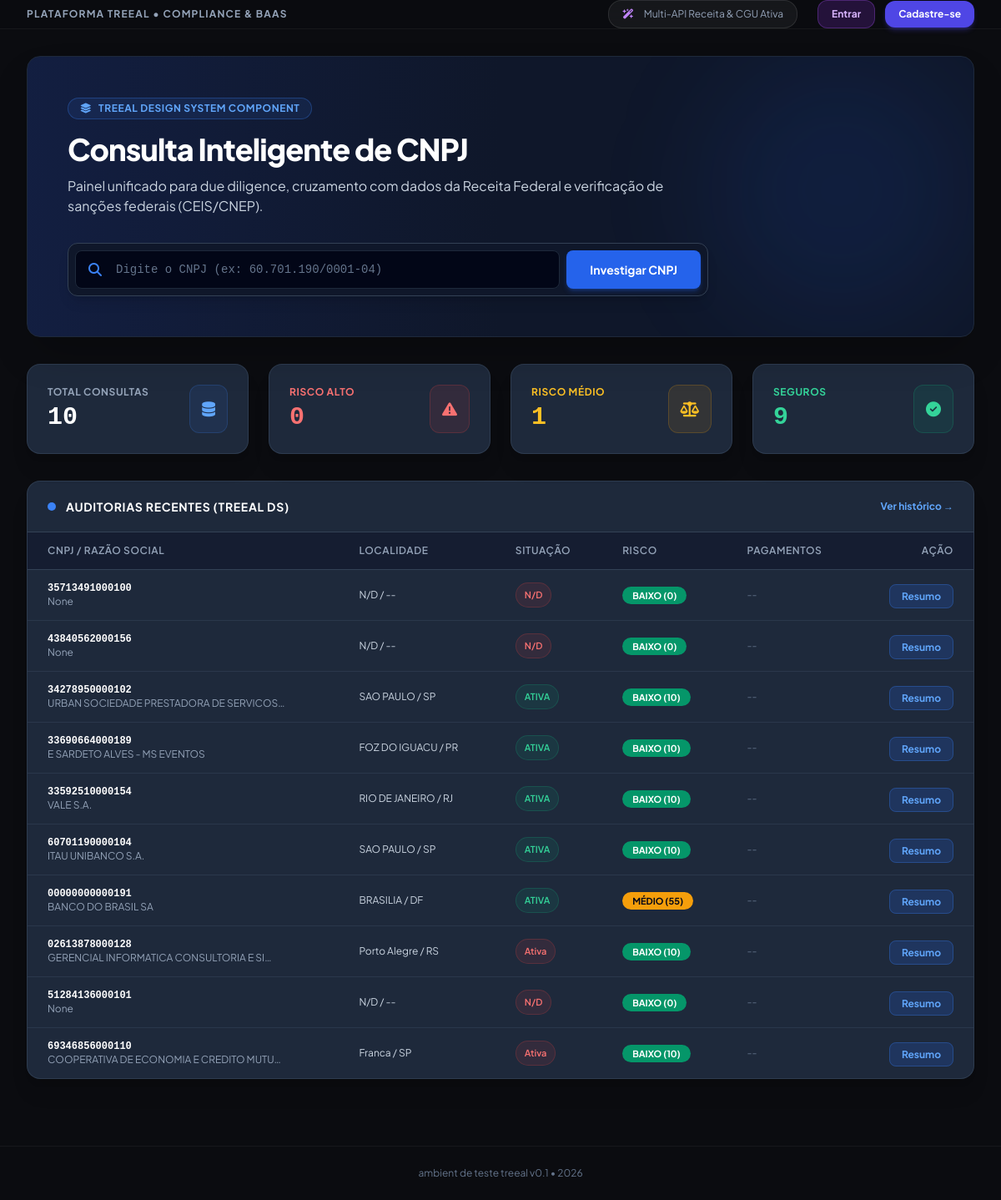
The page / on the database its author committed.
### corporate_intel/models.py (models this page shows, shortened)
class EmpresaConsulta(models.Model):
    cnpj = models.CharField(max_length=14, unique=True, db_index=True)
    razao_social = models.CharField(max_length=255, blank=True, null=True)
    nome_fantasia = models.CharField(max_length=255, blank=True, null=True)
    situacao = models.CharField(max_length=50, blank=True, null=True)
    data_abertura = models.CharField(max_length=20, blank=True, null=True)
    capital_social = models.DecimalField(max_digits=15, decimal_places=2, default=0.0)
    natureza_juridica = models.CharField(max_length=255, blank=True, null=True)
    atividade_principal = models.TextField(blank=True, null=True)
    logradouro = models.CharField(max_length=255, blank=True, null=True)
    numero = models.CharField(max_length=50, blank=True, null=True)
    bairro = models.CharField(max_length=100, blank=True, null=True)
    municipio = models.CharField(max_length=100, blank=True, null=True)
    uf = models.CharField(max_length=2, blank=True, null=True)
    cep = models.CharField(max_length=10, blank=True, null=True)
    email = models.EmailField(blank=True, null=True)
    telefone = models.CharField(max_length=50, blank=True, null=True)
    socios = models.JSONField(default=list, blank=True)
    metodos_pagamento = models.JSONField(default=list, blank=True)
    compliance_processos = models.JSONField(default=dict, blank=True)
    risk_score = models.IntegerField(default=0)  # 0 a 100
    risk_level = models.CharField(max_length=20, default='BAIXO') # BAIXO, MÉDIO, ALTO
    motivos_risco = models.TextField(blank=True, null=True)
    criado_em = models.DateTimeField(auto_now_add=True)
    atualizado_em = models.DateTimeField(auto_now=True)

### corporate_intel/views.py (the view)
# urls.py: path('', views.dashboard_view, name='dashboard'),
def dashboard_view(request):
    query = request.GET.get('q', '').strip()
    empresas = EmpresaConsulta.objects.all().order_by('-criado_em')
    if query:
        empresas = empresas.filter(models_q_cnpj_or_name(query))
    total_consultas = EmpresaConsulta.objects.count()
    risco_alto = EmpresaConsulta.objects.filter(risk_level='ALTO').count()
    risco_medio = EmpresaConsulta.objects.filter(risk_level='MÉDIO').count()
    risco_baixo = EmpresaConsulta.objects.filter(risk_level='BAIXO').count()
    context = {
        'empresas': empresas[:20],
        'total_consultas': total_consultas,
        'risco_alto': risco_alto,
        'risco_medio': risco_medio,
        'risco_baixo': risco_baixo,
        'query': query
    }
    return render(request, 'corporate_intel/dashboard.html', context)

### templates/corporate_intel/dashboard.html (shortened to what this page needs)
{% extends 'base.html' %}
{% block content %}
<div class="relative bg-gradient-to-r from-blue-900/40 via-slate-900 to-slate-900 border border-slate-800 rounded-2xl p-8 md:p-12 mb-8 shadow-2xl overflow-hidden">
    <div class="absolute right-0 top-0 w-80 h-80 bg-blue-600/10 rounded-full blur-3xl pointer-events-none"></div>
    <div class="max-w-3xl relative z-10">
        <div class="inline-flex items-center space-x-2 bg-blue-500/10 border border-blue-500/30 text-blue-400 px-3.5 py-1 rounded-full text-xs font-bold mb-4 uppercase tracking-wider">
            <i class="fa-solid fa-layer-group"></i>
            <span>Treeal Design System Component</span>
        </div>
        <h1 class="text-3xl md:text-4xl font-extrabold text-white tracking-tight mb-3">
            Consulta Inteligente de CNPJ
        </h1>
        <p class="text-slate-300 text-sm md:text-base mb-8 leading-relaxed">
            Painel unificado para due diligence, cruzamento com dados da Receita Federal e verificação de sanções federais (CEIS/CNEP).
        </p>
        <form action="{% url 'consultar_cnpj' %}" method="POST" class="bg-slate-900 border border-slate-700 p-2 rounded-xl shadow-lg flex flex-col sm:flex-row gap-2">
            <div class="relative flex-grow">
                <span class="absolute inset-y-0 left-0 flex items-center pl-4 text-blue-500">
                    <i class="fa-solid fa-magnifying-glass"></i>
                </span>
                <input type="text" name="cnpj" placeholder="Digite o CNPJ (ex: 60.701.190/0001-04)" required
                    class="w-full pl-12 pr-4 py-3 bg-slate-950 border border-slate-800 rounded-lg text-white placeholder-slate-500 focus:outline-none focus:border-blue-600 font-mono text-sm">
            </div>
            <button type="submit" class="bg-blue-600 hover:bg-blue-500 text-white px-7 py-3 rounded-lg font-bold text-sm transition flex items-center justify-center space-x-2 shadow-md shadow-blue-600/30">
                <span>Investigar CNPJ</span>
            </button>
        </form>
    </div>
</div>
<div class="grid grid-cols-1 sm:grid-cols-2 lg:grid-cols-4 gap-6 mb-8">
    <div class="bg-[#1e293b] border border-slate-700/80 rounded-2xl p-6 shadow-xl flex items-center justify-between">
        <div>
            <p class="text-xs uppercase tracking-wider text-slate-400 font-bold">Total Consultas</p>
            <h3 class="text-3xl font-extrabold text-white mt-1 font-mono">{{ total_consultas }}</h3>
        </div>
        <div class="bg-blue-500/10 text-blue-400 p-3.5 rounded-xl border border-blue-500/20 text-lg">
            <i class="fa-solid fa-database"></i>
        </div>
    </div>
    <div class="bg-[#1e293b] border border-slate-700/80 rounded-2xl p-6 shadow-xl flex items-center justify-between">
        <div>
            <p class="text-xs uppercase tracking-wider text-red-400 font-bold">Risco Alto</p>
            <h3 class="text-3xl font-extrabold text-red-400 mt-1 font-mono">{{ risco_alto }}</h3>
        </div>
        <div class="bg-red-500/10 text-red-400 p-3.5 rounded-xl border border-red-500/20 text-lg">
            <i class="fa-solid fa-triangle-exclamation"></i>
        </div>
    </div>
    <div class="bg-[#1e293b] border border-slate-700/80 rounded-2xl p-6 shadow-xl flex items-center justify-between">
        <div>
            <p class="text-xs uppercase tracking-wider text-amber-400 font-bold">Risco Médio</p>
            <h3 class="text-3xl font-extrabold text-amber-400 mt-1 font-mono">{{ risco_medio }}</h3>
        </div>
        <div class="bg-amber-500/10 text-amber-400 p-3.5 rounded-xl border border-amber-500/20 text-lg">
            <i class="fa-solid fa-scale-balanced"></i>
        </div>
    </div>
    <div class="bg-[#1e293b] border border-slate-700/80 rounded-2xl p-6 shadow-xl flex items-center justify-between">
        <div>
            <p class="text-xs uppercase tracking-wider text-emerald-400 font-bold">Seguros</p>
            <h3 class="text-3xl font-extrabold text-emerald-400 mt-1 font-mono">{{ risco_baixo }}</h3>
        </div>
        <div class="bg-emerald-500/10 text-emerald-400 p-3.5 rounded-xl border border-emerald-500/20 text-lg">
            <i class="fa-solid fa-circle-check"></i>
        </div>
    </div>
</div>
<div class="bg-[#1e293b] border border-slate-700/80 rounded-2xl shadow-xl overflow-hidden mb-12">
    <div class="px-6 py-5 border-b border-slate-700 flex justify-between items-center bg-slate-850">
        <div class="flex items-center space-x-3">
            <div class="w-2.5 h-2.5 rounded-full bg-blue-500 animate-pulse"></div>
            <h3 class="font-bold text-sm text-white uppercase tracking-wider">Auditorias Recentes (Treeal DS)</h3>
        </div>
        <a href="{% url 'historico' %}" class="text-xs text-blue-400 hover:text-blue-300 font-bold transition">Ver histórico &rarr;</a>
    </div>
    <div class="overflow-x-auto">
        <table class="w-full text-left border-collapse">
            <thead>
                <tr class="bg-slate-900/60 text-slate-400 text-xs uppercase tracking-wider border-b border-slate-700">
                    <th class="py-3.5 px-6 font-semibold">CNPJ / Razão Social</th>
                    <th class="py-3.5 px-6 font-semibold">Localidade</th>
                    <th class="py-3.5 px-6 font-semibold">Situação</th>
                    <th class="py-3.5 px-6 font-semibold">Risco</th>
                    <th class="py-3.5 px-6 font-semibold">Pagamentos</th>
                    <th class="py-3.5 px-6 font-semibold text-right">Ação</th>
                </tr>
            </thead>
            <tbody class="divide-y divide-slate-700/60 text-sm">
                {% for emp in empresas %}
                <tr class="hover:bg-slate-750/50 transition">
                    <td class="py-3.5 px-6">
                        <span class="font-mono font-bold text-white block text-xs">{{ emp.cnpj }}</span>
                        <span class="text-xs text-slate-400 block">{{ emp.razao_social|truncatechars:40 }}</span>
                    </td>
                    <td class="py-3.5 px-6 text-slate-300 text-xs">
                        {{ emp.municipio|default:"N/D" }} / {{ emp.uf|default:"--" }}
                    </td>
                    <td class="py-3.5 px-6">
                        <span class="px-2.5 py-1 text-[11px] rounded-full font-semibold inline-flex items-center space-x-1 {% if emp.situacao == 'ATIVA' %}bg-emerald-500/10 text-emerald-400 border border-emerald-500/20{% else %}bg-red-500/10 text-red-400 border border-red-500/20{% endif %}">
                            <span>{{ emp.situacao|default:"N/D" }}</span>
                        </span>
                    </td>
                    <td class="py-3.5 px-6">
                        <span class="px-3 py-1 text-[11px] rounded-full font-bold {% if emp.risk_level == 'ALTO' %}bg-red-600 text-white{% elif emp.risk_level == 'MÉDIO' %}bg-amber-500 text-slate-950{% else %}bg-emerald-600 text-white{% endif %}">
                            {{ emp.risk_level }} ({{ emp.risk_score }})
                        </span>
                    </td>
                    <td class="py-3.5 px-6">
                        <div class="flex flex-wrap gap-1">
                            {% for gw in emp.metodos_pagamento %}
                            <span class="bg-slate-900 border border-slate-700 text-[10px] px-2 py-0.5 rounded text-blue-300">{{ gw }}</span>
                            {% empty %}
                            <span class="text-xs text-slate-500 italic">--</span>
                            {% endfor %}
                        </div>
                    </td>
                    <td class="py-3.5 px-6 text-right">
                        <a href="{% url 'detalhes_empresa' emp.pk %}" class="bg-blue-600/20 hover:bg-blue-600 text-blue-400 hover:text-white px-3.5 py-1.5 rounded-lg text-xs font-bold transition border border-blue-500/30">
                            Resumo
                        </a>
                    </td>
                </tr>
                {% empty %}
                <tr>
                    <td colspan="6" class="py-12 text-center text-slate-500 text-xs">
                        Nenhuma auditoria registrada.
                    </td>
                </tr>
                {% endfor %}
            </tbody>
        </table>
    </div>
</div>
{% endblock %}

### templates/base.html (style rules this page uses)
body { font-family: 'Plus Jakarta Sans', sans-serif; background-color: #0b0c10; color: #e2e8f0; }
.font-mono { font-family: 'JetBrains Mono', monospace; }

### rows shown on the page
EmpresaConsulta: cnpj "35713491000100", razao_social "None", municipio "N/D", uf "--", situacao "N/D", risk_level "BAIXO", risk_score "0"
EmpresaConsulta: cnpj "43840562000156", razao_social "None", municipio "N/D", uf "--", situacao "N/D", risk_level "BAIXO", risk_score "0"
EmpresaConsulta: cnpj "34278950000102", razao_social "URBAN SOCIEDADE PRESTADORA DE SERVICOS…", municipio "SAO PAULO", uf "SP", situacao "ATIVA", risk_level "BAIXO", risk_score "10"
EmpresaConsulta: cnpj "33690664000189", razao_social "E SARDETO ALVES - MS EVENTOS", municipio "FOZ DO IGUACU", uf "PR", situacao "ATIVA", risk_level "BAIXO", risk_score "10"
EmpresaConsulta: cnpj "33592510000154", razao_social "VALE S.A.", municipio "RIO DE JANEIRO", uf "RJ", situacao "ATIVA", risk_level "BAIXO", risk_score "10"
EmpresaConsulta: cnpj "60701190000104", razao_social "ITAU UNIBANCO S.A.", municipio "SAO PAULO", uf "SP", situacao "ATIVA", risk_level "BAIXO", risk_score "10"
EmpresaConsulta: cnpj "00000000000191", razao_social "BANCO DO BRASIL SA", municipio "BRASILIA", uf "DF", situacao "ATIVA", risk_level "MÉDIO", risk_score "55"
EmpresaConsulta: cnpj "02613878000128", razao_social "GERENCIAL INFORMATICA CONSULTORIA E SI…", municipio "Porto Alegre", uf "RS", situacao "Ativa", risk_level "BAIXO", risk_score "10"
EmpresaConsulta: cnpj "51284136000101", razao_social "None", municipio "N/D", uf "--", situacao "N/D", risk_level "BAIXO", risk_score "0"
EmpresaConsulta: cnpj "69346856000110", razao_social "COOPERATIVA DE ECONOMIA E CREDITO MUTU…", municipio "Franca", uf "SP", situacao "Ativa", risk_level "BAIXO", risk_score "10"

### other values the page prints
{{ total_consultas }} "10"
{{ risco_alto }} "0"
{{ risco_medio }} "1"
{{ risco_baixo }} "9"
